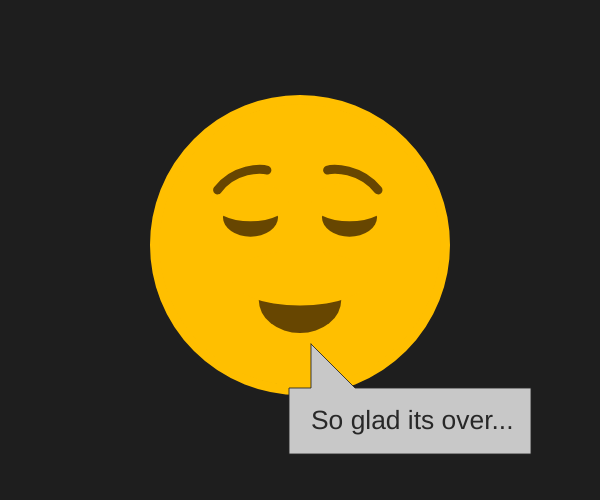
Frame 1 (no input)
Frame 60 (no input): identical to frame 1, image omitted
Frame 120 (the mouse pressed at the canvas centre since frame 60): identical to frame 1, image omitted

The p5.js sketch that drew this single still picture (run headless with seeded random() and noise() and a simulated clock; from frame 60 on, the mouse is pressed at the canvas centre):

// p5.js sketch
// ── sketch.js
function setup(){
    createCanvas(600, 500);
}

function draw(){
    // Fill entire canvas with background color    
    background(30);    

    // Draw the face
    noFill();
    stroke('#FFBF00');
    strokeWeight(10);
    ellipse(300, 245, 290);

    strokeWeight(0);
    fill('#FFBF00');
    ellipse(300, 245, 282);

    // Draw the mouth
    translate(-30, -30);
    scale(1.1);
    fill('#674601');
    ellipse(300, 300, 75, 60);
    fill('#FFBF00');
    ellipse(300, 280, 125, 50);

    // Draw the eyes
    fill('#674601');
    ellipse(255, 225, 50, 35);
    ellipse(345, 225, 50, 35);
    fill('#FFBF00');
    ellipse(255, 211, 70, 35);
    ellipse(345, 211, 70, 35);

    // Draw the eyebrows
    noFill();
    stroke('#674601');
    strokeWeight(8);
    strokeCap(ROUND);

    // Left eyebrow
    beginShape();
    vertex(225, 200);
    bezierVertex(240, 180, 265, 180, 270, 182);
    endShape();
    
    // Right eyebrow
    beginShape();
    vertex(371, 200);
    bezierVertex(355, 180, 330, 180, 325, 182);
    endShape();

    push();
        translate(310, 340);
        scale(2);
        fill(200);
        stroke(40);
        strokeWeight(0.4);
        beginShape();
        vertex(0, 0);
        vertex(20, 20);
        vertex(100, 20);
        vertex(100, 50);
        vertex(-10, 50);
        vertex(-10, 20);
        vertex(0, 20);
        vertex(0, 0);
        endShape();
    pop();

    push();
        translate(310, 417);
        scale(2);
        fill(40);
        noStroke();
        text("So glad its over...", 0, 0);
    pop();    
}
